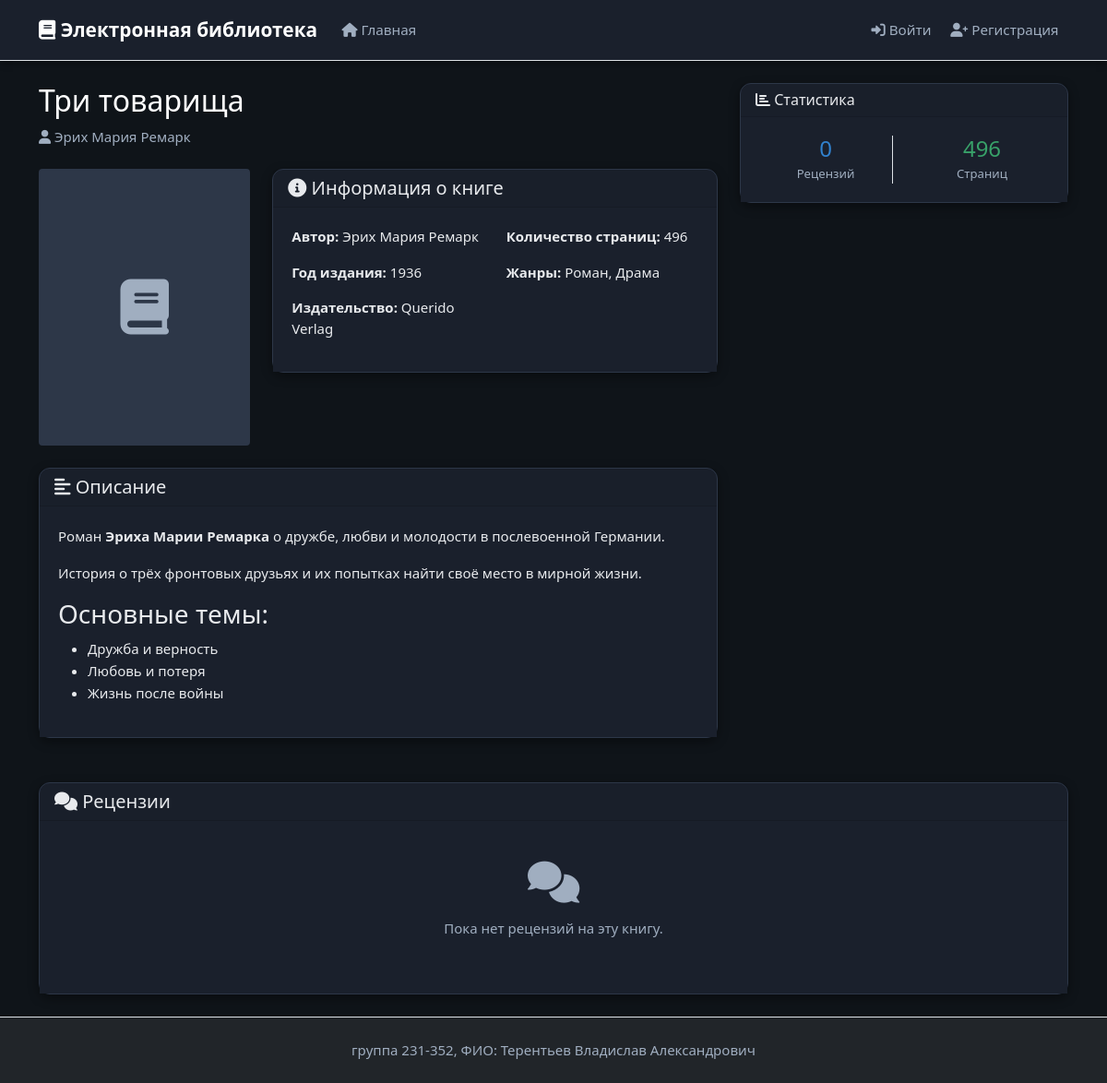
Before: /book/6 with the older database file.
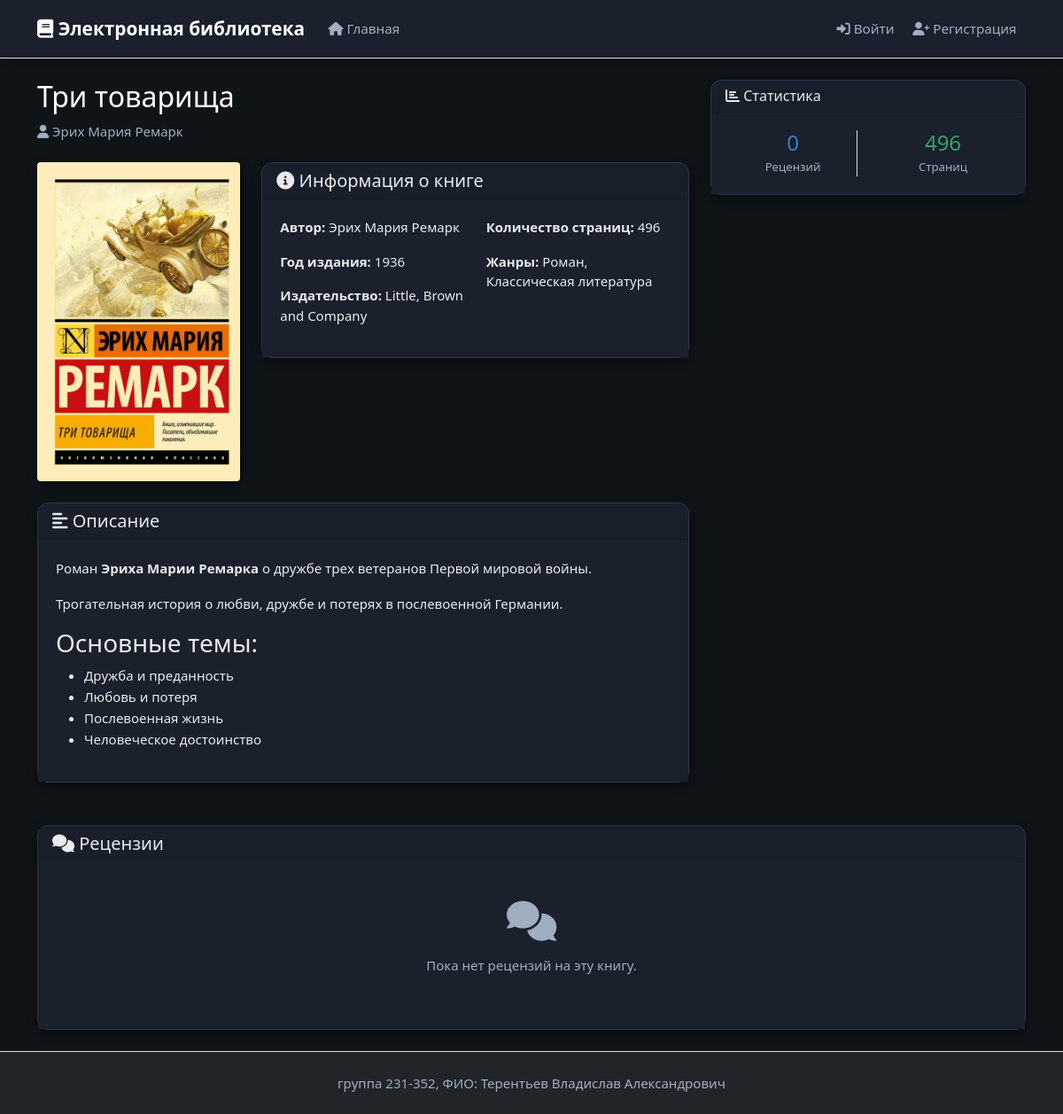
After: the same page with the newer database file.
### tables this page shows
CREATE TABLE books (
            id INTEGER PRIMARY KEY AUTOINCREMENT,
            title TEXT NOT NULL,
            short_description TEXT NOT NULL,
            publication_year INTEGER NOT NULL,
            publisher TEXT NOT NULL,
            author TEXT NOT NULL,
            page_count INTEGER NOT NULL
        );

CREATE TABLE book_covers (
            id INTEGER PRIMARY KEY AUTOINCREMENT,
            filename TEXT NOT NULL,
            mime_type TEXT NOT NULL,
            md5_hash TEXT NOT NULL UNIQUE,
            book_id INTEGER NOT NULL,
            FOREIGN KEY (book_id) REFERENCES books(id) ON DELETE CASCADE
        );

### app.py (the view)
@app.route('/book/<int:book_id>')
def view_book(book_id):
    ensure_db_initialized()
    db = get_db()
    book = db.execute("""
        SELECT b.*, bc.filename as cover_filename
        FROM books b
        LEFT JOIN book_covers bc ON b.id = bc.book_id
        WHERE b.id = ?
    """, (book_id,)).fetchone()
    if not book:
        flash('Книга не найдена')
        return redirect(url_for('index'))
    book_dict = dict(book)
    genres = db.execute("""
        SELECT g.name
        FROM book_genres bg
        JOIN genres g ON bg.genre_id = g.id
        WHERE bg.book_id = ?
    """, (book_id,)).fetchall()
    book_dict['genres'] = ', '.join([genre['name'] for genre in genres])
    reviews = db.execute("""
        SELECT r.*, u.first_name, u.last_name, u.middle_name
        FROM reviews r
        JOIN users u ON r.user_id = u.id
        WHERE r.book_id = ? AND r.status_id = 2
        ORDER BY r.created_at DESC
    """, (book_id,)).fetchall()
    user_review = None
    current_user = get_current_user()
    if current_user:
        user_review = db.execute("""
            SELECT r.*, rs.name as status_name FROM reviews r
            JOIN review_statuses rs ON r.status_id = rs.id
            WHERE r.book_id = ? AND r.user_id = ?
        """, (book_id, current_user['id'])).fetchone()
        record_visit(book_id, current_user['id'])
    else:
        record_visit(book_id)
    book_dict['short_description'] = markdown.markdown(book_dict['short_description'])
    reviews_list = []
    for review in reviews:
        review_dict = dict(review)
        review_dict['text'] = markdown.markdown(review_dict['text'])
        reviews_list.append(review_dict)
    return render_template('book/view.html',
                           book=book_dict,
                           reviews=reviews_list,
                           user_review=user_review,
                           current_user=current_user)

### app.py (called while the page is built, shortened)
def get_db():
    if 'db' not in g:
        g.db = sqlite3.connect(DATABASE)
        g.db.row_factory = sqlite3.Row
        g.db.execute('PRAGMA foreign_keys = ON')
    return g.db

@app.teardown_appcontext
def close_db_connection(error):
    close_db(error)

def ensure_db_initialized():
    try:
        db = get_db()
        cursor = db.execute("SELECT name FROM sqlite_master WHERE type='table' AND name='books'")
        if not cursor.fetchone():
            init_db()
    except Exception as e:
        print(f"Ошибка при проверке БД: {e}")
        init_db()

def get_current_user():
    if 'user_id' not in session:
        return None

@app.context_processor
def inject_user():
    return dict(current_user=get_current_user())

### templates/book/view.html (shortened to what this page needs)
{% extends "base.html" %}
{% block content %}
<div class="row">
    <div class="col-lg-8">
        <div class="d-flex justify-content-between align-items-start mb-4">
            <div>
                <h1 class="h2 text-white mb-2">{{ book.title }}</h1>
                <p class="text-muted mb-0">
                    <i class="fas fa-user"></i> {{ book.author }}
                </p>
            </div>
        </div>
        <div class="row mb-4">
            <div class="col-md-4">
                {% if book.cover_filename %}
                    <img src="{{ url_for('static', filename='uploads/' + book.cover_filename) }}"
                         class="img-fluid rounded" alt="{{ book.title }}">
                {% else %}
                    <div class="bg-secondary rounded d-flex align-items-center justify-content-center"
                         style="height: 300px;">
                        <i class="fas fa-book fa-4x text-muted"></i>
                    </div>
                {% endif %}
            </div>
            <div class="col-md-8">
                <div class="card">
                    <div class="card-header">
                        <h5 class="mb-0"><i class="fas fa-info-circle"></i> Информация о книге</h5>
                    </div>
                    <div class="card-body">
                        <div class="row">
                            <div class="col-sm-6">
                                <p><strong>Автор:</strong> {{ book.author }}</p>
                                <p><strong>Год издания:</strong> {{ book.publication_year }}</p>
                                <p><strong>Издательство:</strong> {{ book.publisher }}</p>
                            </div>
                            <div class="col-sm-6">
                                <p><strong>Количество страниц:</strong> {{ book.page_count }}</p>
                                {% if book.genres %}
                                    <p><strong>Жанры:</strong> {{ book.genres }}</p>
                                {% endif %}
                            </div>
                        </div>
                    </div>
                </div>
            </div>
        </div>
        <div class="card mb-4">
            <div class="card-header">
                <h5 class="mb-0"><i class="fas fa-align-left"></i> Описание</h5>
            </div>
            <div class="card-body">
                <div class="book-description">
                    {{ book.short_description | safe }}
                </div>
            </div>
        </div>
    </div>
    <div class="col-lg-4">
        <div class="card mb-4">
            <div class="card-header">
                <h6 class="mb-0"><i class="fas fa-chart-bar"></i> Статистика</h6>
            </div>
            <div class="card-body">
                <div class="row text-center">
                    <div class="col-6">
                        <div class="border-end">
                            <h4 class="text-primary mb-0">{{ reviews|length }}</h4>
                            <small class="text-muted">Рецензий</small>
                        </div>
                    </div>
                    <div class="col-6">
                        <h4 class="text-success mb-0">{{ book.page_count }}</h4>
                        <small class="text-muted">Страниц</small>
                    </div>
                </div>
            </div>
        </div>
    </div>
</div>
<div class="row mt-4">
    <div class="col-12">
        <div class="card">
            <div class="card-header d-flex justify-content-between align-items-center">
                <h5 class="mb-0"><i class="fas fa-comments"></i> Рецензии</h5>
            </div>
            <div class="card-body">
                {% if reviews %}
                    {% for review in reviews %}
                        <div class="review-item border-bottom pb-3 mb-3">
                            <div class="d-flex justify-content-between align-items-start mb-2">
                                <div>
                                    <h6 class="mb-1">
                                        {{ review.last_name }} {{ review.first_name }}
                                        {% if review.middle_name %}{{ review.middle_name }}{% endif %}
                                    </h6>
                                    <div class="rating mb-1">
                                        {% for i in range(1, 6) %}
                                            {% if i <= review.rating %}
                                                <i class="fas fa-star text-warning"></i>
                                            {% else %}
                                                <i class="far fa-star text-warning"></i>
                                            {% endif %}
                                        {% endfor %}
                                        <span class="ms-2 text-muted">{{ review.rating }} из 5</span>
                                    </div>
                                </div>
                                <small class="text-muted">
                                    {{ review.created_at if review.created_at else 'недавно' }}
                                </small>
                            </div>
                            <div class="review-text">
                                {{ review.text | safe }}
                            </div>
                        </div>
                    {% endfor %}
                {% else %}
                    <div class="text-center py-4">
                        <i class="fas fa-comments fa-3x text-muted mb-3"></i>
                        <p class="text-muted">Пока нет рецензий на эту книгу.</p>
                    </div>
                {% endif %}
            </div>
        </div>
    </div>
</div>
{% endblock %}

### templates/base.html (shortened to what this page needs)
<!DOCTYPE html>
<html lang="ru">
<head>
    <link href="https://cdn.jsdelivr.net/npm/bootstrap@5.1.3/dist/css/bootstrap.min.css" rel="stylesheet">
    <link href="https://cdnjs.cloudflare.com/ajax/libs/font-awesome/6.0.0/css/all.min.css" rel="stylesheet">
    <link href="https://cdnjs.cloudflare.com/ajax/libs/easymde/2.18.0/easymde.min.css" rel="stylesheet">
    <link rel="stylesheet" href="{{ url_for('static', filename='css/style.css') }}?v={{ range(1, 1000) | random }}">
</head>
<body>
    <nav class="navbar navbar-expand-lg navbar-dark bg-dark border-bottom">
        <div class="container">
            <a class="navbar-brand" href="{{ url_for('index') }}">
                <i class="fas fa-book"></i> Электронная библиотека
            </a>
            <div class="collapse navbar-collapse" id="navbarNav">
                <ul class="navbar-nav me-auto">
                    <li class="nav-item">
                        <a class="nav-link" href="{{ url_for('index') }}">
                            <i class="fas fa-home"></i> Главная
                        </a>
                    </li>
                </ul>
                <ul class="navbar-nav">
                    {% if current_user %}
                        <li class="nav-item dropdown">
                            <a class="nav-link dropdown-toggle" href="#" id="navbarDropdown" role="button" data-bs-toggle="dropdown" aria-expanded="false">
                                <i class="fas fa-user"></i> {{ current_user.first_name }} {{ current_user.last_name }}
                                <span class="badge bg-primary text-white ms-1">
                                    {% if current_user.role_name == 'administrator' %}Админ
                                    {% elif current_user.role_name == 'moderator' %}Модератор
                                    {% else %}Пользователь{% endif %}
                                </span>
                            </a>
                            <ul class="dropdown-menu">
                                <li><a class="dropdown-item" href="{{ url_for('logout') }}">
                                    <i class="fas fa-sign-out-alt"></i> Выйти
                                </a></li>
                            </ul>
                        </li>
                    {% else %}
                        <li class="nav-item">
                            <a class="nav-link" href="{{ url_for('login') }}">
                                <i class="fas fa-sign-in-alt"></i> Войти
                            </a>
                        </li>
                        <li class="nav-item">
                            <a class="nav-link" href="{{ url_for('register') }}">
                                <i class="fas fa-user-plus"></i> Регистрация
                            </a>
                        </li>
                    {% endif %}
                </ul>
            </div>
        </div>
    </nav>
    <main class="container mt-4">
        {% block content %}{% endblock %}
    </main>
    <footer class="bg-dark border-top">
        <div class="container">
            <div class="row">
                <div class="col-12 text-center">
                    <p class="mb-0">группа 231-352, ФИО: Терентьев Владислав Александрович</p>
                </div>
            </div>
        </div>
    </footer>
</body>
</html>

### static/css/style.css (style rules this page uses)
body { min-height: 100vh; display: flex; flex-direction: column; background-color: #0f1419; color: #e8eaed; font-size: 15px; }
main { flex: 1; }
.card { border: 1px solid #2d3748; background-color: #1a202c; box-shadow: 0 4px 12px rgba(0,0,0,0.4); border-radius: 12px; padding: 0; margin-bottom: 1.5rem; transition: transform 0.3s ease, box-shadow 0.3s ease; }
.card-body { background-color: #1a202c; color: #e8eaed; padding: 1.25rem; }
.card small { color: #a0aec0 !important; }
.card strong { color: #e8eaed; }
.navbar { background-color: #1a202c !important; border-bottom: 1px solid #2d3748; padding-top: 0.75rem; padding-bottom: 0.75rem; box-shadow: 0 2px 8px rgba(0,0,0,0.4); }
.navbar-brand { font-weight: 700; font-size: 1.3rem; color: #ffffff !important; }
.navbar-nav .nav-link { border-radius: 8px; margin: 0 0.15rem; padding: 0.5rem 1rem; font-size: 0.95rem; background: none; color: #a0aec0 !important; transition: all 0.3s ease; font-weight: 500; }
.text-muted { color: #a0aec0 !important; }
footer { background-color: #1a202c !important; border-top: 1px solid #2d3748; color: #a0aec0; padding: 1.5rem 0; margin-top: auto; }
.book-description { color: #e8eaed; line-height: 1.6; }
.text-primary { color: #3182ce !important; }
.text-success { color: #38a169 !important; }
img { max-width: 100%; height: auto; }
a { color: #3182ce; text-decoration: none; }
.fas, .far, .fab { color: inherit; }
.img-fluid { max-width: 100%; height: auto; border-radius: 0.375rem; box-shadow: 0 4px 12px rgba(0,0,0,0.4); }

Changed rows visible on the page:
changed books "Три товарища": publisher "Querido Verlag" → "Little, Brown and Company"; short_description "…Эриха Марии Ремарка о дружбе, любви и молодости в послевоенной Германии. История о трёх фронтовых друзьях и их попытках найти своё место в мирной жизни. Основные темы: Дружба и верность Любовь и потеря Жизнь после войны" → "…Эриха Марии Ремарка о дружбе трех ветеранов Первой мировой войны. Трогательная история о любви, дружбе и потерях в послевоенной Германии. Основные темы: Дружба и преданность Любовь и потеря Послевоенная жизнь Человеческое достоинство"
added book_covers: filename (picture)
Other visible differences:
{{ book.genres }}: "Роман, Драма" → "Роман, Классическая литература"
